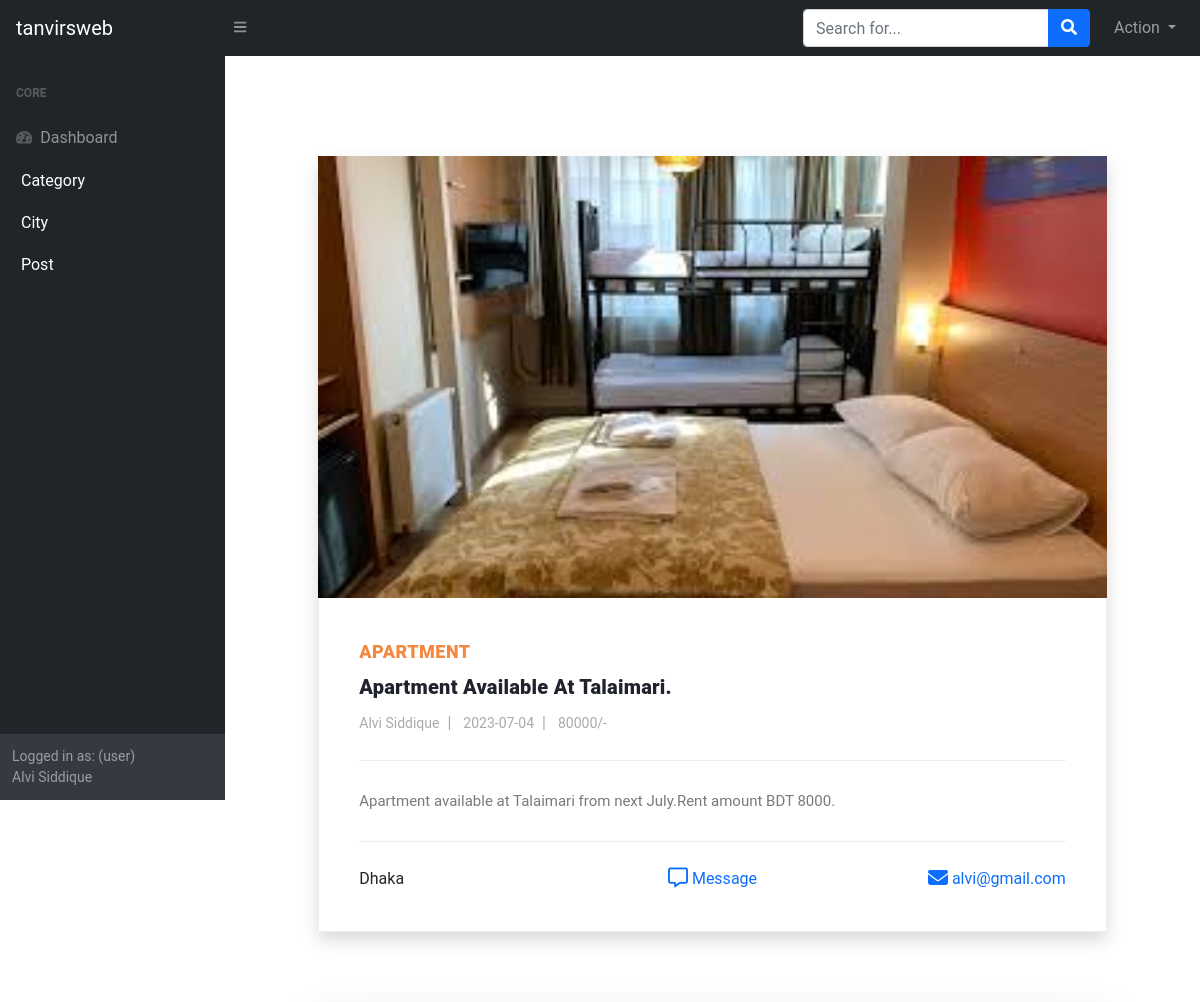
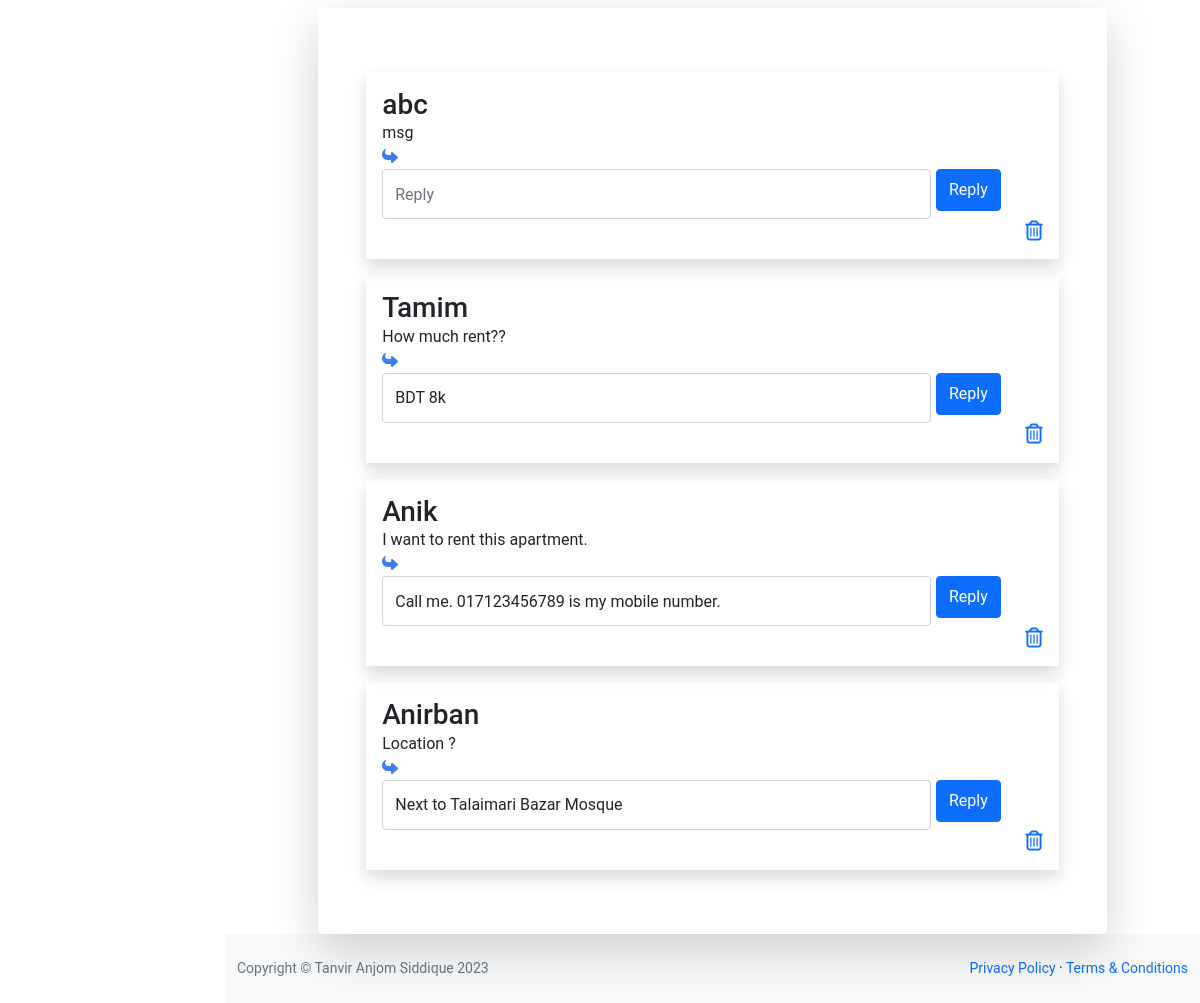
The page /Admin/dashboard.php?view=postview&&id=38 (signed in) on the database its author committed (2 pictures, top to bottom).
### tables this page shows
CREATE TABLE `msg` (
  `msg_id` int(11) NOT NULL,
  `post_id` int(11) NOT NULL,
  `name` varchar(80) NOT NULL,
  `contact_info` varchar(100) NOT NULL,
  `msg` text NOT NULL,
  `msg_reply` text DEFAULT NULL,
  `msg_time` datetime NOT NULL DEFAULT current_timestamp()
);

### Admin/dashboard.php (called while the page is built, shortened)
<?php
    include("template.php");
?>

### Admin/class/function.php (called while the page is built, shortened)
<?php
    class adminBlog{
        protected function connect() {
            try{
                $username="root";
                $password="";
                $dbh=new PDO('mysql:host=localhost;dbname=house_renting',$username,$password);
                return $dbh;
            }
            catch(PDOException $e){
                print "Error!: ".$e->getMessage()."<br>";
                die();
            }
        }
        public function get_post_info($id){
            $stmt=$this->connect()->prepare("SELECT * FROM post_user_view WHERE post_id=?;");
            if($stmt->execute(array($id))){
                $post= $stmt->fetchAll(PDO::FETCH_ASSOC);
                return $post;
            }
        }
        public function get_msg($post_id){
            $stmt=$this->connect()->prepare("SELECT* FROM MSG WHERE post_id=? ORDER BY msg_time DESC;");
            if($stmt->execute(array($post_id))){
                $query_run=$stmt->fetchAll(PDO::FETCH_ASSOC);
                return $query_run;
            }
        }
    }
?>

### Admin/msg.php (the view, shortened to what this page needs)
<?php
$allmsg=$obj->get_msg($postdata['post_id']);
if( 1 ){ ?>
    <div class="card shadow-lg border-0 rounded-lg mt-5 p-5">
    <div class="row justify-content-center">
    <div class="col-lg-12">
        <?php foreach($allmsg as $msg){?>
            <div class="shadow my-3 p-3">
                <div class="text-start">
                    <h3><?php echo $msg['name'];?></h3>
                    <?php echo $msg['msg'];?>
                </div>
                <div>
                    <i class="fa-solid fa-reply fa-rotate-180" style="color: #3b7ef1;"></i>
                    <form action="" method="POST" class="form-row">
                        <div class="col-10">
                            <input name="msg_reply" class="form-control py-4" id="msg_reply" type="text" placeholder="Reply" value="<?php if(isset($msg['msg_reply'])){ echo $msg['msg_reply'];} ?>" required/>
                        </div>
                        <input type="submit" value="Reply" name="submit_msg" class="btn btn-primary mb-2" id="submit">
                    </form>
                </div>
                <div class="text-end">
                    <a href="?status=del&&msg_id=<?php echo $msg['msg_id']?>"><i class="fa-regular fa-trash-can fa-lg"></i></a>
                </div>
            </div>
        <?php }?>
    </div>
    </div>
    </div>
<?php }
else{
    echo "There Is No Message !!";
}
?>

### Admin/view/dash_view.php (shortened to what this page needs)
<?php
    if(isset($_GET['view']) && isset($_GET['id'])){
        if($_GET['view']=='postview'){
            $posts=$obj->get_post_info($_GET['id']);
        }
    }
    else{
        $posts=$obj->display_post();
    }
?>
<section class="blog-posts">
<div class="container">
<div class="row">
    <div class="all-blog-posts col-11 col-md-10 mx-auto">
        <div class="row">
        <?php
        foreach($posts as $postdata){
            ?>
            <div class="col-lg-12">
                <div class="blog-post shadow">
                <div class="blog-thumb">
                    <img src="../upload/<?php echo $postdata['post_img'];?>" alt="">
                </div>
                <div class="down-content">
                    <span><?php echo $postdata['cat_name']; ?></span>
                    <a href="dashboard.php?view=postview&&id=<?php echo $postdata['post_id'];?>">
                        <h4><?php echo $postdata['post_title']; ?></h4>
                    </a>
                    <ul class="post-info">
                    <li><a href="#"><?php echo $postdata['user_name']; ?></a></li>
                    <li><a href="#"><?php echo $postdata['rent_from']; ?></a></li>
                    <li><a href="#"><?php echo $postdata['rent_amount']; ?>/-</a></li>
                    </ul>
                    <p>
                    <?php echo $postdata['post_content']; ?>
                    </p>
                    <div class="post-options">
                    <div class="row">
                        <div class="col-4">
                        <?php echo $postdata['city_name']; ?>
                        </div>
                        <div class="col-4 text-center">
                            <a id="msg_click" href="dashboard.php?view=postview&&id=<?php echo $postdata['post_id'];?>">
                            <i class="fa-regular fa-message fa-lg"></i> Message
                            </a>
                        </div>
                        <div class="col-4 text-end">
                            <a href=""><i class="fa-solid fa-envelope fa-lg"></i> <?php echo $postdata['user_email'];?></a>
                        </div>
                    </div>
                    </div>
                </div>
                </div>
            </div>
            <div class="col-lg-12">
                <?php if(isset($_GET['view'])){ include('msg.php');} ?>
            </div>
        <?php } ?>
        </div>
    </div>
</div>
</div>
</section>

### Admin/css/dashboard.css (style rules this page uses)
body { font-family: 'Roboto', sans-serif; overflow-x: hidden; text-rendering: optimizeLegibility; -webkit-font-smoothing: antialiased; -moz-osx-font-smoothing: grayscale; }
p { margin-bottom: 0px; font-size: 15px; font-weight: 400; color: #7a7a7a; line-height: 30px; }
a { text-decoration: none!important; }
ul { padding: 0; margin: 0; list-style: none; }
h1,h2,h3,h4,h5,h6 { margin: 0px; }
.blog-posts { margin-top: 100px; }
.blog-posts .blog-post { margin-bottom: 30px; }
.blog-posts .blog-thumb img { width: 100%; overflow: hidden; }
.blog-posts .down-content { padding: 40px; border-right: 1px solid #eee; border-left: 1px solid #eee; border-bottom: 1px solid #eee; }
.blog-posts .down-content span { font-size: 18px; text-transform: uppercase; letter-spacing: 0.5px; font-weight: 900; color: #f48840; }
.blog-posts .down-content h4 { font-size: 24px; text-transform: capitalize; letter-spacing: 0.5px; font-weight: 900; color: #20232e; margin: 10px 0px 12px 0px; }
.blog-posts .down-content ul.post-info li { display: inline-block; margin-right: 8px; }
.blog-posts .down-content ul.post-info li:after { content: '|'; color: #aaa; margin-left: 8px; }
.blog-posts .down-content h4 { font-size: 20px; letter-spacing: 0.25px; }
.blog-posts .down-content ul.post-info li:last-child::after { display: none; }
.blog-posts .down-content ul.post-info li a { font-size: 14px; color: #aaa; font-weight: 400; transition: all .3s; }
.blog-posts .down-content p { padding: 25px 0px; margin: 25px 0px; border-top: 1px solid #eee; border-bottom: 1px solid #eee; }

### rows shown on the page
msg: name "abc", msg "msg"
msg: name "Tamim", msg "How much rent??", msg_reply "BDT 8k"
msg: name "Anik", msg "I want to rent this apartment.", msg_reply "Call me. 017123456789 is my mobile number."
msg: name "Anirban", msg "Location ?", msg_reply "Next to Talaimari Bazar Mosque"

### other values the page prints
$_SESSION['person'] "user"
$_SESSION['person_name'] "Alvi Siddique"
$postdata['cat_name'] "APARTMENT"
$postdata['post_title'] "Apartment Available At Talaimari."
$postdata['user_name'] "Alvi Siddique"
$postdata['rent_from'] "2023-07-04"
$postdata['rent_amount'] "80000"
$postdata['post_content'] "Apartment available at Talaimari from next July.Rent amount BDT 8000."
$postdata['city_name'] "Dhaka"
$postdata['user_email'] "alvi@gmail.com"
